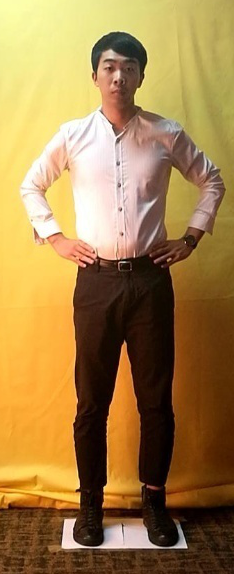
#> input picture nn/cv2/body.png, 234 x 574 px
$ python Sobel_Prewitt.py
#> lines starting #> are read from the running program, lines starting #| are printed output that depends on the picture
import numpy as np
import cv2
import matplotlib.pyplot as plt
from scipy import signal

img = cv2.imread('body.png')
#> img is the input picture: shape (574, 234, 3); mean B, G, R 74, 129, 162.7
print(img.shape)
#| (574, 234, 3)
(height,width,deep) = img.shape
#> height = 574; width = 234; deep = 3

gray = cv2.cvtColor(img,cv2.COLOR_BGR2GRAY)
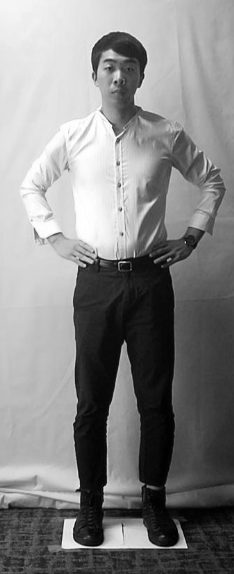
#> gray: shape (574, 234); min 0, max 255, mean 132.9
dest_img = np.zeros((height,width),np.uint8)

Sobelx = [[1,2,1],[0,0,0],[-1,-2,-1]]
Sobely = [[1,0,-1],[2,0,-2],[1,0,-1]]
Prewittx = [[-1,0,1],[-1,0,1],[-1,0,1]]
Prewitty = [[-1,-1,-1],[0,0,0],[1,1,1]]
Sobelxim = signal.convolve2d(gray,Sobelx,boundary='symm', mode='same')
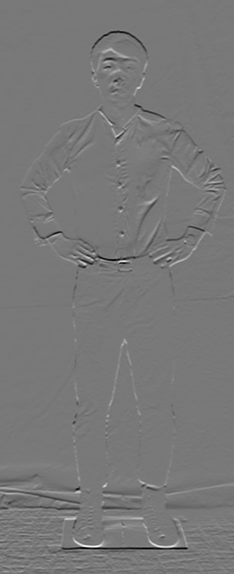
#> Sobelxim: shape (574, 234) int64; min -802, max 888, mean -2.3; drawn with min black and max white
Sobelyim = signal.convolve2d(gray,Sobely,boundary='symm', mode='same')
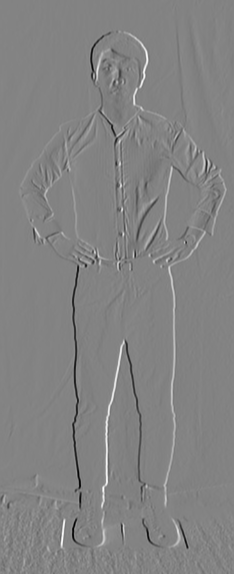
#> Sobelyim: shape (574, 234) int64; min -862, max 809, mean -3.3; drawn with min black and max white
Prewittxim = signal.convolve2d(gray,Prewittx,boundary='symm', mode='same')
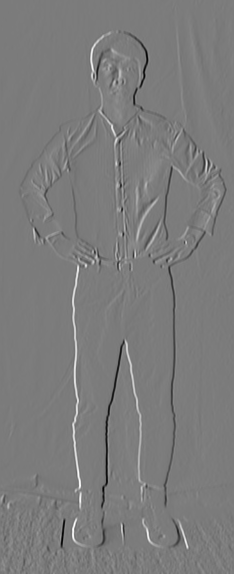
#> Prewittxim: shape (574, 234) int64; min -606, max 643, mean 2.5; drawn with min black and max white
Prewittyim = signal.convolve2d(gray,Prewitty,boundary='symm', mode='same')
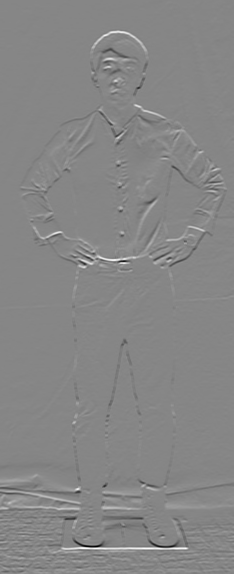
#> Prewittyim: shape (574, 234) int64; min -665, max 599, mean 1.7; drawn with min black and max white
Sobelximabs = np.abs(Sobelyim)
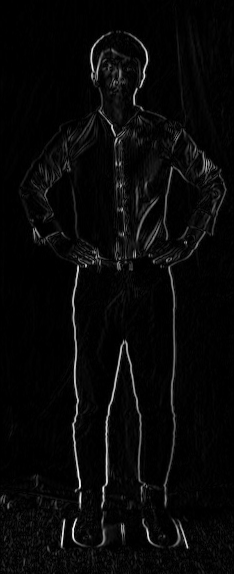
#> Sobelximabs: shape (574, 234) int64; min 0, max 862, mean 29; drawn with min black and max white
edge_cut = np.floor((Sobelximabs - np.min(Sobelximabs)) * 255 /((np.max(Sobelximabs) - np.min(Sobelximabs))))

plt.imshow(edge_cut,cmap='gray')
plt.colorbar()
plt.show()
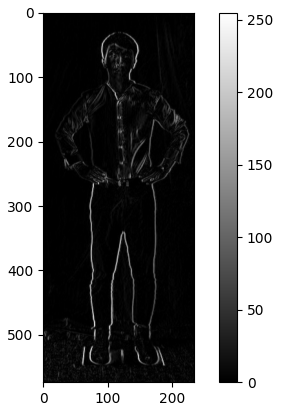
#> figure drawn by matplotlib, 2 panels

$ run again, with nn/cv2/201005100004_Front.jpg saved as nn/cv2/body.png
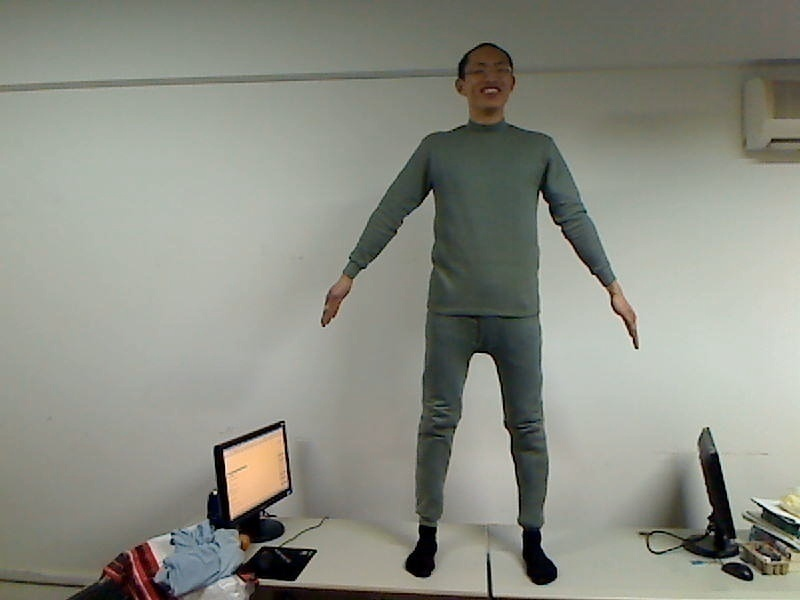
#> input picture nn/cv2/201005100004_Front.jpg, 800 x 600 px
#> img is the input picture: shape (600, 800, 3); mean B, G, R 132.4, 142.1, 139.9
#| (600, 800, 3)
#> `Prewittyim = signal.convolve2d(gray,Prewitty,boundary='symm', mode='sa..`:
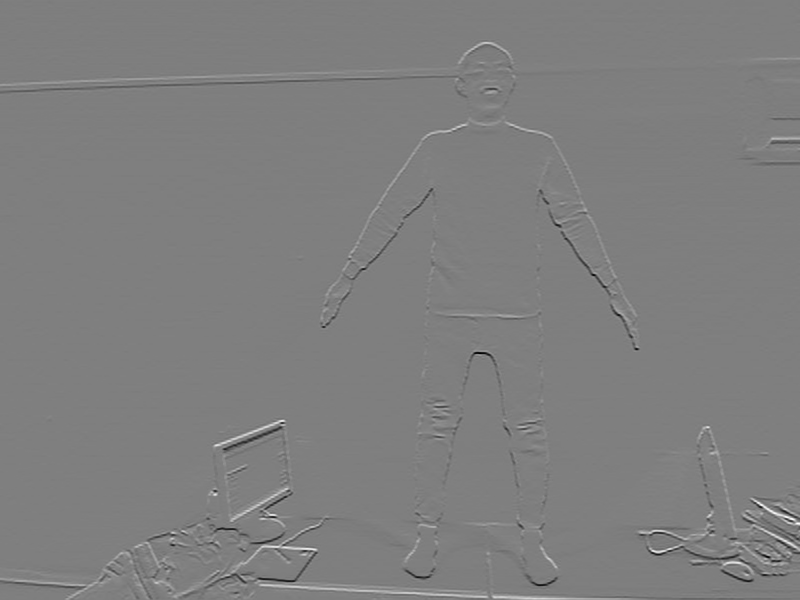
#> Prewittyim: shape (600, 800) int64; min -594, max 598, mean 0.2; drawn with min black and max white
#> `plt.show()`:
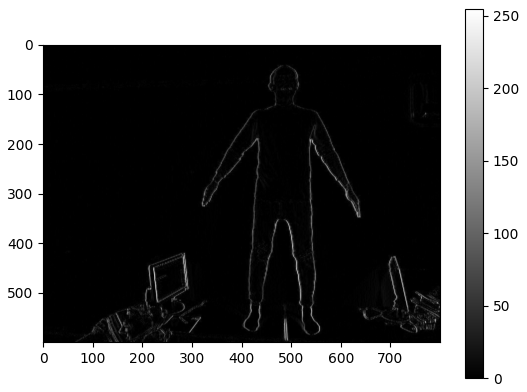
#> figure drawn by matplotlib, 2 panels
